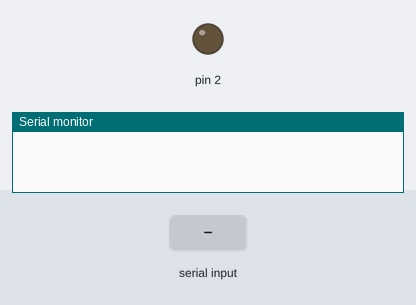
Simulated run of this sketch. Board: Arduino Uno, built with avr-gcc and run on an emulated ATmega328P. Shown: output pins drawn as LEDs (lit = HIGH), the last lines printed to the serial monitor. The inputs (shaded band) are chosen by the test bench.

Above: at 1.2 s.
1.3 s: "1" received over Serial
At 1.7 s:
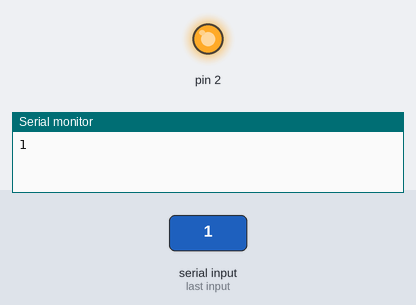
Timing chart, 0 to 7.8 s (numbered marks = the images above; inputs shaded):
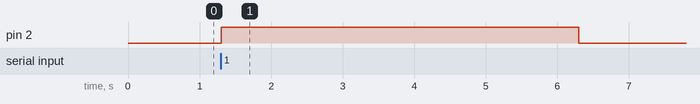

The sketch:

dc.ino
```cpp
char readChar;

void act(){
  digitalWrite(2, HIGH);
  delay(5000);
  digitalWrite(2, LOW);
  delay(3000);
}
void setup() {
  Serial.begin(9600);
  pinMode(2, OUTPUT);
  readChar = '0';
}

void loop() {
  if(readChar == '1')
    act();
  else
    digitalWrite(2, LOW);
  if (Serial.available() > 0){
    readChar = Serial.read();
    Serial.print(readChar);
  }
}
```

Measured:
- after the input at 1.3 s, pin 2: LOW → HIGH at once, → LOW 5.0 s later
